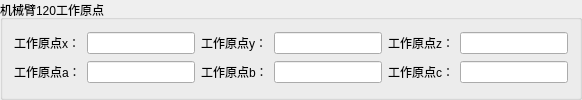
         <widget class="QGroupBox" name="groupBox_33">
          <property name="sizePolicy">
           <sizepolicy hsizetype="Preferred" vsizetype="Preferred">
            <horstretch>0</horstretch>
            <verstretch>0</verstretch>
           </sizepolicy>
          </property>
          <property name="title">
           <string>机械臂120工作原点</string>
          </property>
          <layout class="QGridLayout" name="gridLayout_39">
           <item row="0" column="1">
            <widget class="QLineEdit" name="Jaka_120_home_x">
             <property name="sizePolicy">
              <sizepolicy hsizetype="Preferred" vsizetype="Fixed">
               <horstretch>0</horstretch>
               <verstretch>0</verstretch>
              </sizepolicy>
             </property>
             <property name="readOnly">
              <bool>true</bool>
             </property>
            </widget>
           </item>
           <item row="0" column="0">
            <widget class="QLabel" name="label_170">
             <property name="sizePolicy">
              <sizepolicy hsizetype="Maximum" vsizetype="Fixed">
               <horstretch>0</horstretch>
               <verstretch>0</verstretch>
              </sizepolicy>
             </property>
             <property name="text">
              <string>工作原点x：</string>
             </property>
            </widget>
           </item>
           <item row="0" column="2">
            <widget class="QLabel" name="label_172">
             <property name="sizePolicy">
              <sizepolicy hsizetype="Maximum" vsizetype="Fixed">
               <horstretch>0</horstretch>
               <verstretch>0</verstretch>
              </sizepolicy>
             </property>
             <property name="text">
              <string>工作原点y：</string>
             </property>
            </widget>
           </item>
           <item row="0" column="3">
            <widget class="QLineEdit" name="Jaka_120_home_y">
             <property name="sizePolicy">
              <sizepolicy hsizetype="Preferred" vsizetype="Fixed">
               <horstretch>0</horstretch>
               <verstretch>0</verstretch>
              </sizepolicy>
             </property>
             <property name="readOnly">
              <bool>true</bool>
             </property>
            </widget>
           </item>
           <item row="1" column="0">
            <widget class="QLabel" name="label_174">
             <property name="sizePolicy">
              <sizepolicy hsizetype="Maximum" vsizetype="Fixed">
               <horstretch>0</horstretch>
               <verstretch>0</verstretch>
              </sizepolicy>
             </property>
             <property name="text">
              <string>工作原点a：</string>
             </property>
            </widget>
           </item>
           <item row="1" column="1">
            <widget class="QLineEdit" name="Jaka_120_home_a">
             <property name="sizePolicy">
              <sizepolicy hsizetype="Preferred" vsizetype="Fixed">
               <horstretch>0</horstretch>
               <verstretch>0</verstretch>
              </sizepolicy>
             </property>
             <property name="readOnly">
              <bool>true</bool>
             </property>
            </widget>
           </item>
           <item row="1" column="2">
            <widget class="QLabel" name="label_175">
             <property name="sizePolicy">
              <sizepolicy hsizetype="Maximum" vsizetype="Fixed">
               <horstretch>0</horstretch>
               <verstretch>0</verstretch>
              </sizepolicy>
             </property>
             <property name="text">
              <string>工作原点b：</string>
             </property>
            </widget>
           </item>
           <item row="1" column="3">
            <widget class="QLineEdit" name="Jaka_120_home_b">
             <property name="sizePolicy">
              <sizepolicy hsizetype="Preferred" vsizetype="Fixed">
               <horstretch>0</horstretch>
               <verstretch>0</verstretch>
              </sizepolicy>
             </property>
             <property name="readOnly">
              <bool>true</bool>
             </property>
            </widget>
           </item>
           <item row="1" column="4">
            <widget class="QLabel" name="label_176">
             <property name="sizePolicy">
              <sizepolicy hsizetype="Maximum" vsizetype="Fixed">
               <horstretch>0</horstretch>
               <verstretch>0</verstretch>
              </sizepolicy>
             </property>
             <property name="text">
              <string>工作原点c：</string>
             </property>
            </widget>
           </item>
           <item row="1" column="5">
            <widget class="QLineEdit" name="Jaka_120_home_c">
             <property name="sizePolicy">
              <sizepolicy hsizetype="Preferred" vsizetype="Fixed">
               <horstretch>0</horstretch>
               <verstretch>0</verstretch>
              </sizepolicy>
             </property>
             <property name="readOnly">
              <bool>true</bool>
             </property>
            </widget>
           </item>
           <item row="0" column="4">
            <widget class="QLabel" name="label_173">
             <property name="sizePolicy">
              <sizepolicy hsizetype="Maximum" vsizetype="Fixed">
               <horstretch>0</horstretch>
               <verstretch>0</verstretch>
              </sizepolicy>
             </property>
             <property name="text">
              <string>工作原点z：</string>
             </property>
            </widget>
           </item>
           <item row="0" column="5">
            <widget class="QLineEdit" name="Jaka_120_home_z">
             <property name="sizePolicy">
              <sizepolicy hsizetype="Preferred" vsizetype="Fixed">
               <horstretch>0</horstretch>
               <verstretch>0</verstretch>
              </sizepolicy>
             </property>
             <property name="readOnly">
              <bool>true</bool>
             </property>
            </widget>
           </item>
          </layout>
         </widget>
